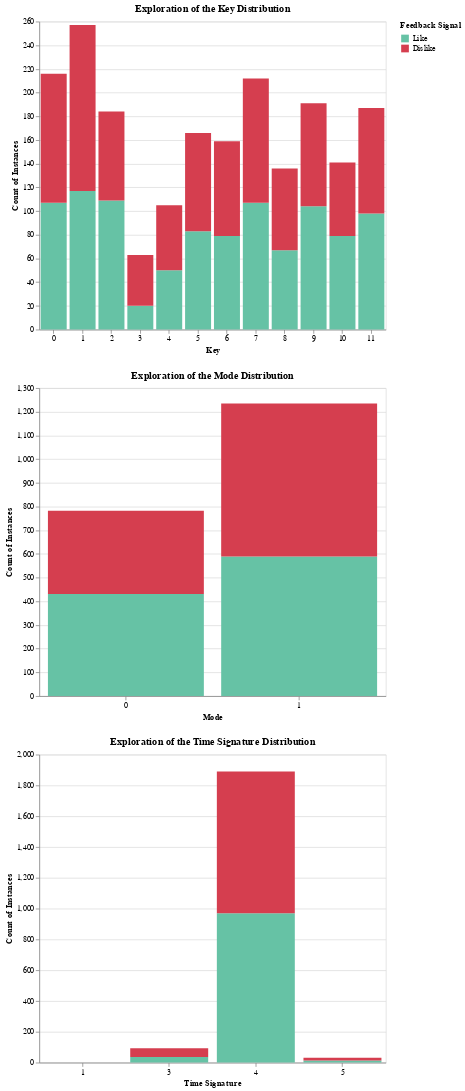

The code cell stored with this chart in its notebook:
### Code cell
features = ["key",
            "mode",
            "time_signature"]
bin_sizes = []

plot_distribution(df, features, "O", bin_sizes)

### Figure 1 — Vega-Lite specification as saved in the notebook (floating-point values rounded to 4 significant figures; data arrays with more than 128 entries replaced by an {"elided": "..."} marker saying what was removed)
{"config": {"view": {"continuousWidth": 300, "continuousHeight": 300}}, "vconcat": [{"mark": {"type": "bar"}, "encoding": {"color": {"field": "target", "legend": {"title": "Feedback Signal"}, "scale": {"range": ["#66c2a5", "#d53e4f"]}, "sort": ["Like", "Dislike"], "type": "nominal"}, "tooltip": [{"aggregate": "count", "title": "Instances", "type": "quantitative"}], "x": {"axis": {"labelAngle": 0, "title": "Key"}, "bin": null, "field": "key", "type": "ordinal"}, "y": {"aggregate": "count", "axis": {"title": "Count of Instances"}, "stack": "zero", "type": "quantitative"}}, "height": 400, "title": "Exploration of the Key Distribution", "width": 450}, {"mark": {"type": "bar"}, "encoding": {"color": {"field": "target", "legend": {"title": "Feedback Signal"}, "scale": {"range": ["#66c2a5", "#d53e4f"]}, "sort": ["Like", "Dislike"], "type": "nominal"}, "tooltip": [{"aggregate": "count", "title": "Instances", "type": "quantitative"}], "x": {"axis": {"labelAngle": 0, "title": "Mode"}, "bin": null, "field": "mode", "type": "ordinal"}, "y": {"aggregate": "count", "axis": {"title": "Count of Instances"}, "stack": "zero", "type": "quantitative"}}, "height": 400, "title": "Exploration of the Mode Distribution", "width": 450}, {"mark": {"type": "bar"}, "encoding": {"color": {"field": "target", "legend": {"title": "Feedback Signal"}, "scale": {"range": ["#66c2a5", "#d53e4f"]}, "sort": ["Like", "Dislike"], "type": "nominal"}, "tooltip": [{"aggregate": "count", "title": "Instances", "type": "quantitative"}], "x": {"axis": {"labelAngle": 0, "title": "Time Signature"}, "bin": null, "field": "time_signature", "type": "ordinal"}, "y": {"aggregate": "count", "axis": {"title": "Count of Instances"}, "stack": "zero", "type": "quantitative"}}, "height": 400, "title": "Exploration of the Time Signature Distribution", "width": 450}], "data": {"name": "data-e216829d4f9c1286c8223a144adcec7c"}, "$schema": "https://vega.github.io/schema/vega-lite/v5.8.0.json", "datasets": {"data-e216829d4f9c1286c8223a144adcec7c": {"elided": "2017 records"}}}
